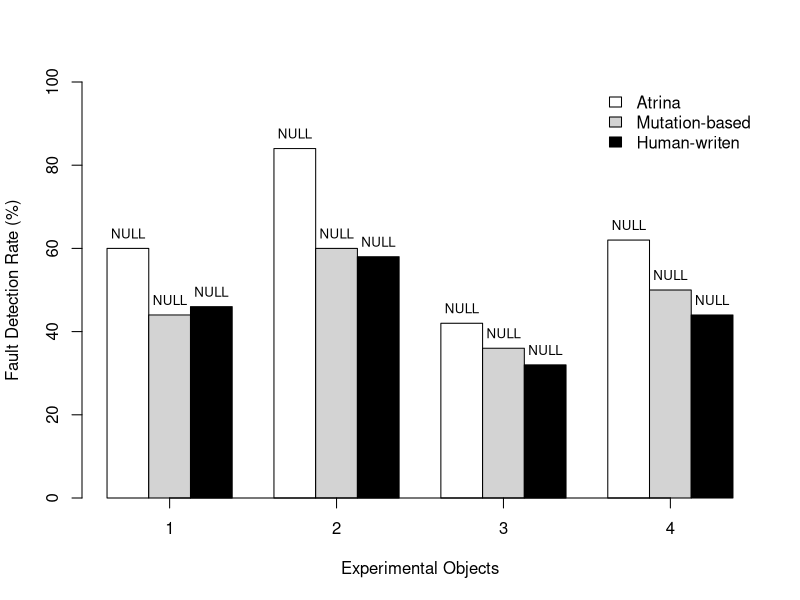

Write R code to recreate this figure.
data <- read.csv(file="../data/faultDetectionRate.txt", header=T)

pdf("barplot-faultDetectionRate.pdf")

x <- data$appId
atrinaY<-data$atrina
mutationY<-data$mutation
manualY<-data$manual

atrinaNoFd <- data$atrinaNoFd
mutationNoFd <- data$mutationNoFd
manualNoFd <- data$manualNoFd

height <- rbind(atrinaY, mutationY, manualY)
length <- rbind(atrinaNoFd, mutationNoFd, manualNoFd )


#colors <- grey.colors(3, start = 0.8, end = 0.4, gamma = 2.2)

colors<-c("white", "lightgray", "black")

mp <- barplot(height, beside = TRUE, 
ylim = c(0, 100), ylab="Fault Detection Rate (%)", xlab="Experimental Objects", col=colors)

text(mp, height, labels = format(length, 3), pos = 3, cex = .80)


myaxis <- c(2.5, 6.5, 10.5, 14.5)
myaxislab <- c(1, 2, 3, 4)  

labels <- c('Atrina', 'Mutation-based', 'Human-writen')
#inset <- c(0.1, 0.1)
axis(1, at = myaxis, labels = myaxislab, cex.axis = 1)
legend("topright", labels, fill=colors, bty="n")
dev.off()
